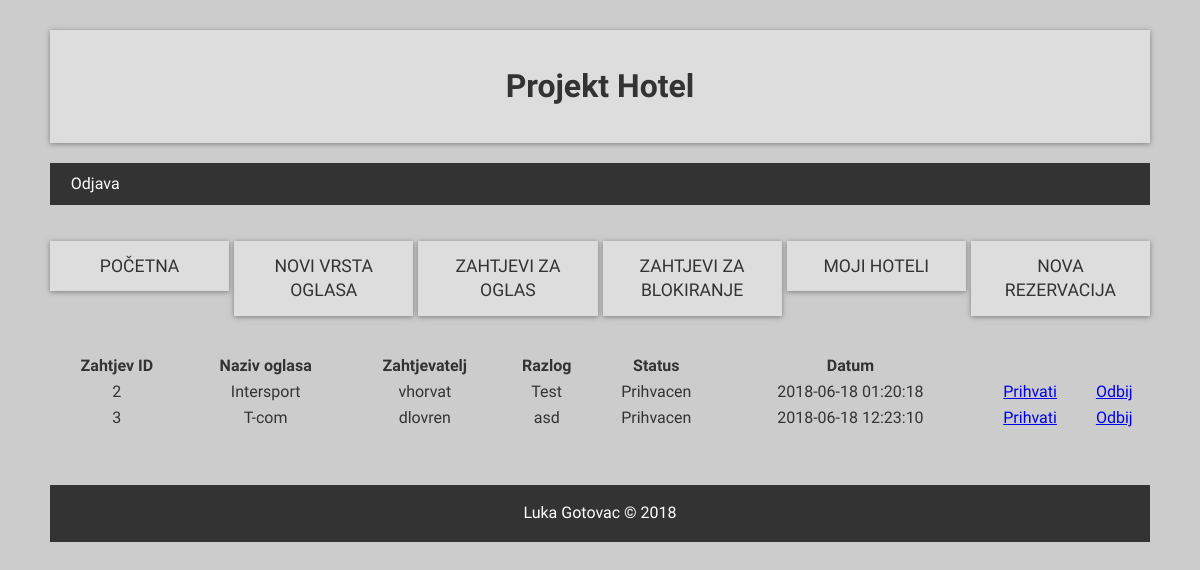
The page /moderator/blokZahtjevi.php on the database its author committed.
### tables this page shows
CREATE TABLE IF NOT EXISTS `zahtjevi_za_blok` (
  `id_blokzahtjev` int(11) NOT NULL AUTO_INCREMENT,
  `id_zahtjevatelja` int(11) NOT NULL,
  `opis_razloga` varchar(100) NOT NULL,
  `status` varchar(45) NOT NULL,
  `datum` varchar(45) NOT NULL,
  `oglasi_id_oglas` int(11) NOT NULL,
  PRIMARY KEY (`id_blokzahtjev`),
  KEY `fk_zahtjevi_za_blok_oglasi1_idx` (`oglasi_id_oglas`)
);

CREATE TABLE IF NOT EXISTS `oglasi` (
  `oglas_id` int(11) NOT NULL AUTO_INCREMENT,
  `naziv` varchar(45) NOT NULL,
  `status` varchar(30) NOT NULL,
  `pocetak` date NOT NULL,
  `url` varchar(100) NOT NULL,
  `slika_url` varchar(100) NOT NULL,
  `opis` varchar(100) NOT NULL,
  `broj_klik` int(11) NOT NULL,
  `korisnici_id_korisnik` int(11) NOT NULL,
  `oglasi_id_oglas` int(11) NOT NULL,
  PRIMARY KEY (`oglas_id`),
  KEY `fk_zahtjevi_za_oglas_korisnici1_idx` (`korisnici_id_korisnik`),
  KEY `fk_zahtjevi_za_oglas_oglasi1_idx` (`oglasi_id_oglas`)
);

CREATE TABLE IF NOT EXISTS `korisnici` (
  `id_korisnik` int(11) NOT NULL AUTO_INCREMENT,
  `korisnicko_ime` varchar(20) NOT NULL,
  `ime` varchar(45) NOT NULL,
  `prezime` varchar(45) NOT NULL,
  `email` varchar(45) NOT NULL,
  `lozinka` varchar(100) NOT NULL,
  `kript_lozinka` varchar(100) DEFAULT NULL,
  `status` int(11) NOT NULL,
  `kriviUnosi` int(11) NOT NULL,
  `tip_korisnika_id_tip_kor` int(11) NOT NULL,
  PRIMARY KEY (`id_korisnik`),
  UNIQUE KEY `korisnicko_ime_UNIQUE` (`korisnicko_ime`),
  KEY `fk_korisnici_tip_korisnika_idx` (`tip_korisnika_id_tip_kor`)
);

### baza.class.php (called while the page is built, shortened)
<?php
class Baza {
    private $veza = null;
    function spojiDB() {
        $this->veza = new mysqli(self::server, self::korisnik, self::lozinka, self::baza);
        $this->veza->set_charset("utf8");
        return $this->veza;
    }
    function selectDB($upit) {
        $rezultat = $this->veza->query($upit);
        return $rezultat;
    }
}
?>

### moderator/blokZahtjevi.php (the view, shortened to what this page needs)
<?php
include("../baza.class.php");
$baza = new Baza();
$baza->spojiDB();
$sqlZahtjevi = "SELECT zahtjevi_za_blok.id_blokzahtjev, zahtjevi_za_blok.id_zahtjevatelja, zahtjevi_za_blok.opis_razloga, zahtjevi_za_blok.status, zahtjevi_za_blok.datum, zahtjevi_za_blok.oglasi_id_oglas ,oglasi.naziv as Naziv, korisnici.korisnicko_ime as Korime FROM zahtjevi_za_blok, oglasi, korisnici WHERE zahtjevi_za_blok.oglasi_id_oglas = oglasi.oglas_id AND zahtjevi_za_blok.id_zahtjevatelja = korisnici.id_korisnik";
$zahtjevi = $baza->selectDB($sqlZahtjevi);
$head = "<thead>" . "<tr>" . "<th>Zahtjev ID</th>" . "<th>Naziv oglasa</th>" . "<th>Zahtjevatelj</th>" . "<th>Razlog</th>" . "<th>Status</th>" . "<th>Datum</th>" . "<th></th>" . "<th></th>" . "</tr>" . "</thead>";
$table = "";
while ($row = $zahtjevi->fetch_assoc()) {
    $table = $table . "<tr> <td>" . $row["id_blokzahtjev"] . "</td>" . "<td>" . $row["Naziv"] . "</td>" . "<td>" . $row["Korime"] . "</td>" . "<td>" . $row["opis_razloga"] . "</td>" . "<td>" . $row["status"] . "</td>" . "<td>" . $row["datum"] . "</td>" . "<td><a href='blokiranjeOglasa.php?idoglas=" . $row["oglasi_id_oglas"] . "&idzahtjev=" . $row["id_blokzahtjev"] . "&blok=1'>Prihvati</a></td>" . "<td><a href='blokiranjeOglasa.php?idoglas=" . $row["oglasi_id_oglas"] . "&idzahtjev=" . $row["id_blokzahtjev"] ."&blok=0'>Odbij</a></td>" . "</tr>";
}
?>
<!DOCTYPE html>
<html lang="en">
<head>
    <link rel="stylesheet" href="dizajn.css">
    <link rel="stylesheet" type="text/css" href="https://cdn.datatables.net/s/dt/jq-2.1.4,dt-1.10.10/datatables.min.css"/>
    <link rel="stylesheet" href="https://ajax.googleapis.com/ajax/libs/jqueryui/1.11.4/themes/smoothness/jquery-ui.css">
</head>
<body>
    <div class="wrapper">
        <header class="banner">
            <h1 class="naslov">Projekt Hotel</h1>
        </header>
        <a id="odjava" href="odjava.php" class="button">Odjava</a>
        <nav class="main">
            <ul>
                <li><a href="index.php">Početna</a></li>
                <li><a href="novaVrsta.php">Novi vrsta oglasa</a></li>
                <li><a href="oglasZahtjevi.php">Zahtjevi za oglas</a></li>
                <li><a href="blokZahtjevi.php">Zahtjevi za blokiranje</a></li>
                <li><a href="mojiHoteli.php">Moji hoteli</a></li>
                <li><a href="novaRezervacija.php">Nova rezervacija</a></li>
            </ul>
        </nav>
        <section class="container">
        <table id="tablica">
            <?php
                echo $head;
            ?>
            <tbody style="text-align:center">
                <?php
                    echo $table;
                ?>
            </tbody>
        </table>
        </section>
        <footer>
            <p>Luka Gotovac &copy; 2018</p>
        </footer>
    </div>
</body>
</html>

### moderator/dizajn.css (style rules this page uses)
:root { --primary: #ddd; --dark: #333; --light: #fff; --shadow: 0 1px 5px rgba(104, 104, 104, 0.8); }
html { box-sizing: border-box; font-family: Catamaran, sans-serif; color: var(--dark); }
body { background: #ccc; margin: 30px 50px; line-height: 1.4; }
.button { background: var(--dark); color: var(--light); padding: 0.6rem 1.3rem; text-decoration: none; border: 0; transition: all .2s ease-in-out; }
.wrapper { display: grid; grid-gap: 20px; }
.main ul { display: grid; grid-gap: 5px; padding: 0; list-style: none; grid-template-columns: 1fr 1fr 1fr 1fr 1fr 1fr; }
.main a { background: var(--primary); display: block; text-decoration: none; padding: 0.8rem; text-align: center; color: var(--dark); text-transform: uppercase; font-size: 1.1rem; box-shadow: var(--shadow); transition: all .2s ease-in-out; }
.banner { background: var(--primary); display: block; box-shadow: var(--shadow); }
.naslov { padding: 0.8rem; text-align: center; color: var(--dark); }
.container { display: grid; grid-gap: 20px; grid-template-areas: 'showcase'; }
footer { margin-top: 2rem; background: var(--dark); color: var(--light); text-align: center; padding: 0.1rem; }

### rows shown on the page
zahtjevi_za_blok: id_blokzahtjev "2", opis_razloga "Test", status "Prihvacen", datum "2018-06-18 01:20:18"
oglasi: naziv "Intersport"
korisnici: korisnicko_ime "vhorvat"
zahtjevi_za_blok: id_blokzahtjev "3", opis_razloga "asd", status "Prihvacen", datum "2018-06-18 12:23:10"
oglasi: naziv "T-com"
korisnici: korisnicko_ime "dlovren"
